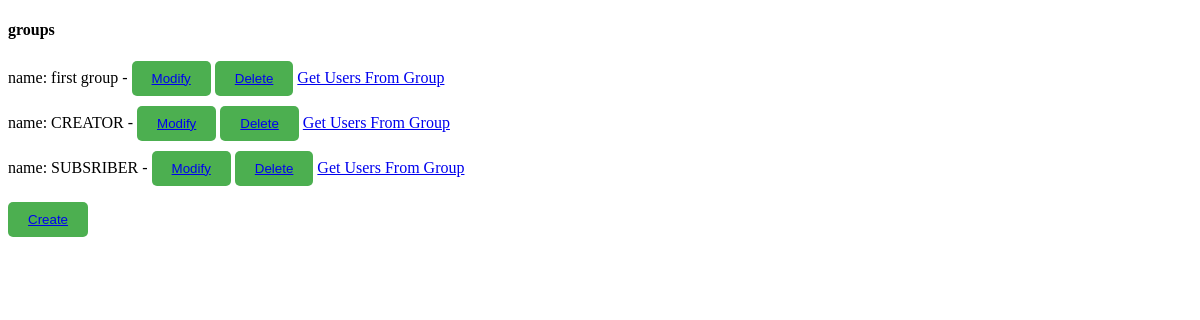
Page /get_groups/ on the committed database.
### app_project/models.py (models this page shows)
class GroupCreator(Group):
    pass

### app_project/views.py (the view)
# urls.py: path('get_groups/', get_groups, name="get_groups"),
def get_groups(request):
    groups = GroupCreator.objects.all()
    return render(request, 'app_project/groups.html', {'groups':groups})

### app_project/templates/app_project/groups.html (shortened to what this page needs)
{%  extends 'app_project/base.html' %}
{% block content %}
<h4>groups</h4>
<ul>
{% for group in groups %}
<li>
name: {{ group.name }} -
<button type="submit"><a href="{%  url 'modify_group' group.id %}">Modify </a></button>
<button type="submit"><a href="{%  url 'delete_group' group.id %}">Delete</a></button>
<a href="{%  url 'get_users_from_group' group.id %}">Get Users From Group</a>
</li>
{% endfor %}
</ul>
<button type="submit"><a href="{%  url 'create_group' %}">Create</a></button>
{% endblock content %}

### app_project/templates/app_project/base.html (style rules this page uses)
button, input[type="submit"], input[type="reset"] { background-color: #4CAF50; color: white; padding: 10px 20px; border: none; border-radius: 5px; cursor: pointer; }
ul { list-style-type: none; padding: 0; }
li { margin-bottom: 10px; }

### rows in the picture
GroupCreator: name "first group"
GroupCreator: name "CREATOR"
GroupCreator: name "SUBSRIBER"
